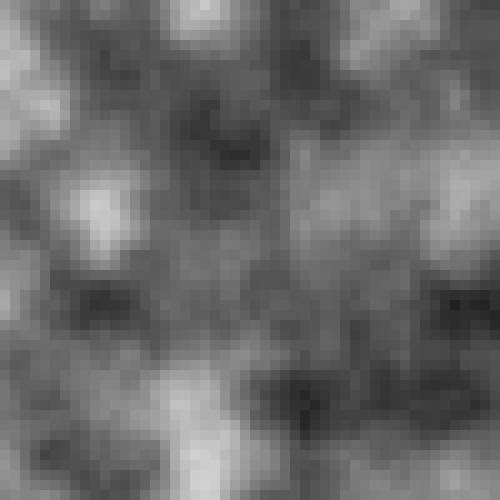
Frame 1 (no input)
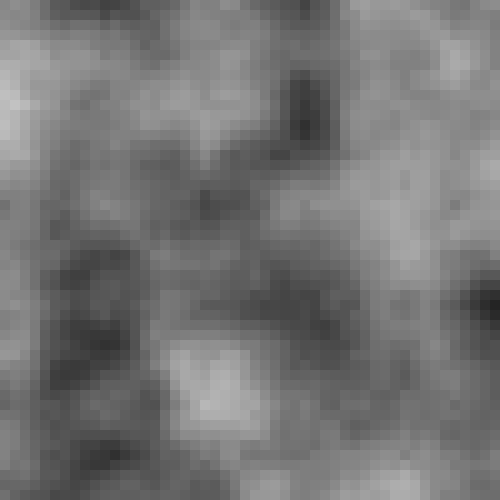
Frame 60 (the mouse pressed at the canvas centre just before this capture)
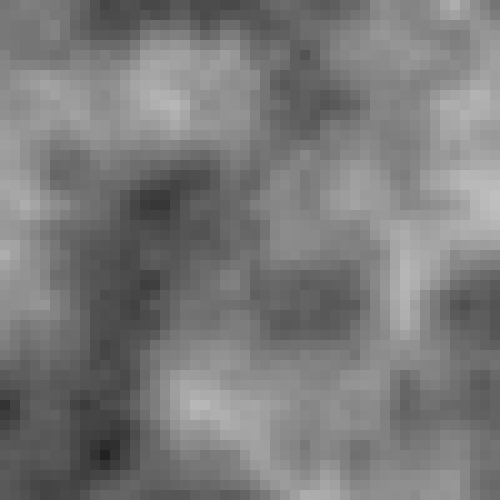
Frame 120 (the mouse held since frame 60 and released just before this capture)

The Processing sketch that drew these frames (run headless with seeded random() and noise(); from frame 60 on, the mouse is pressed at the canvas centre):

// Processing sketch: sketch_180330_noise3D
// ── sketch_180330_noise3D.pde
int size = 10;

void setup()
{
  size(500,500);
}

void draw()
{
  background(0);
  noStroke();
  for (int y=0;y<height;y=y+size)
    for (int x=0;x<width;x=x+size){
      fill( 255*noise(x*0.01,y*0.01,float(frameCount)*0.01) );
      rect(x,y,size,size);
    }
}
